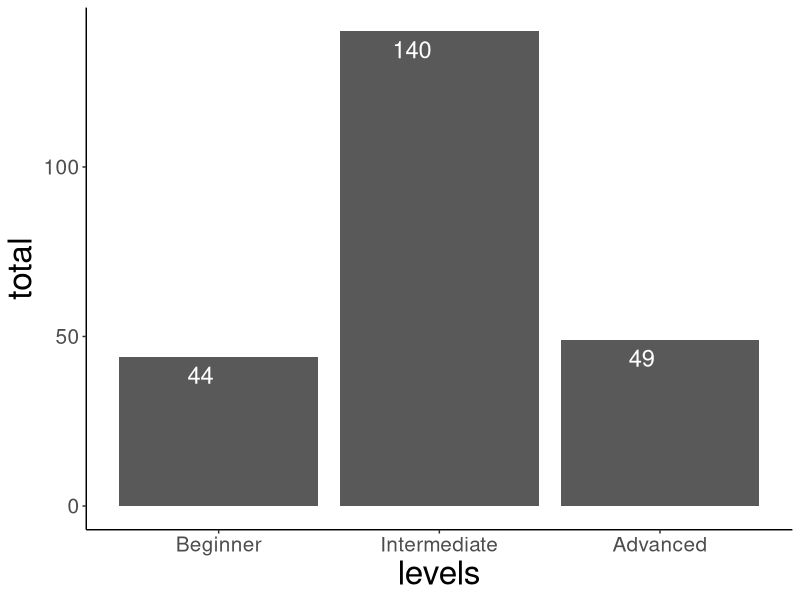
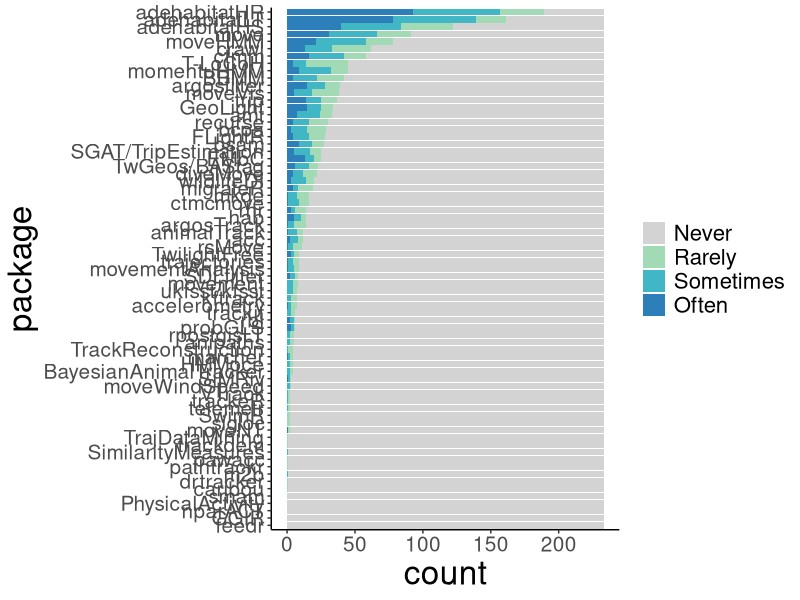
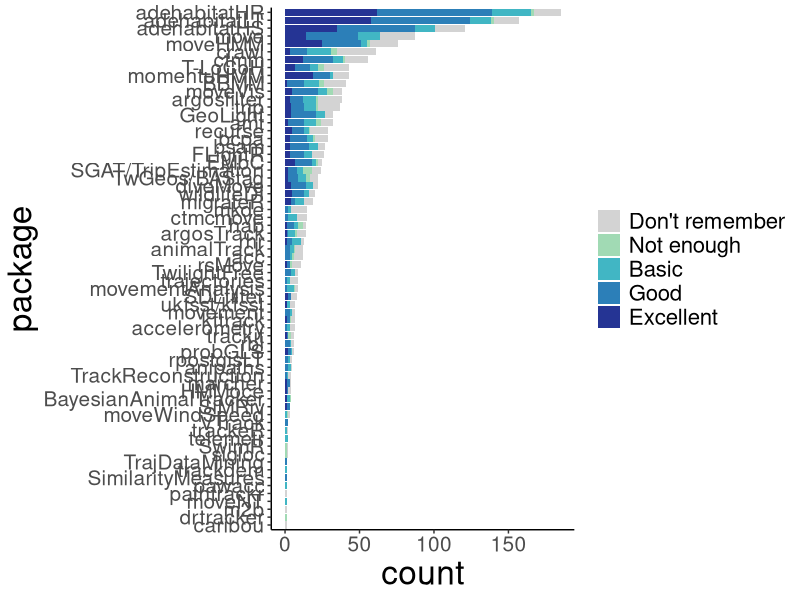
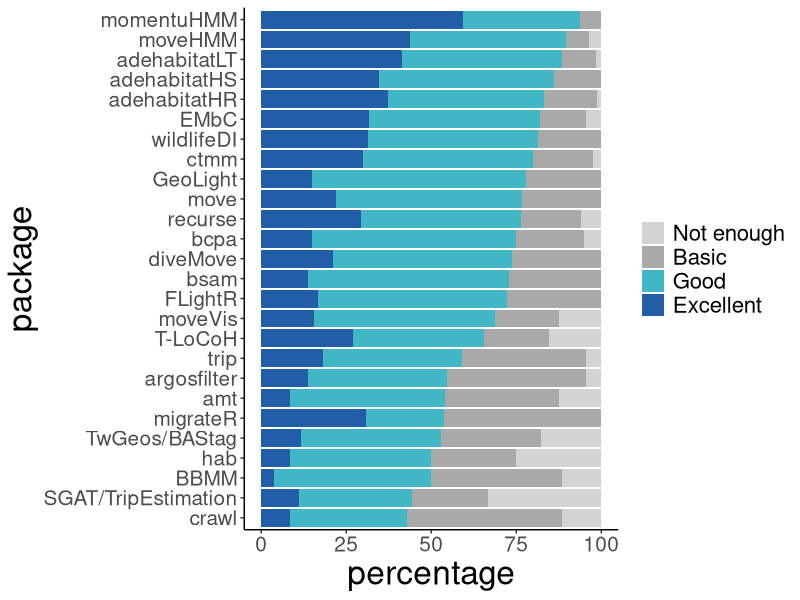
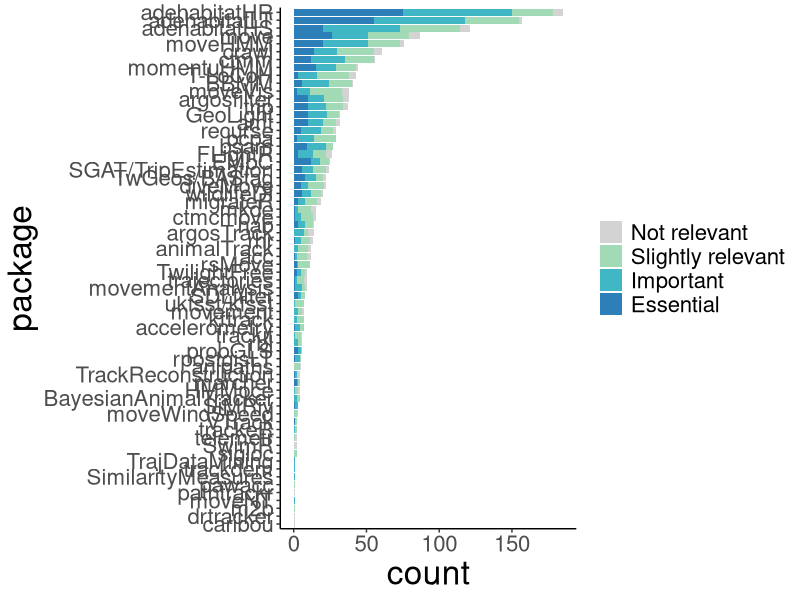
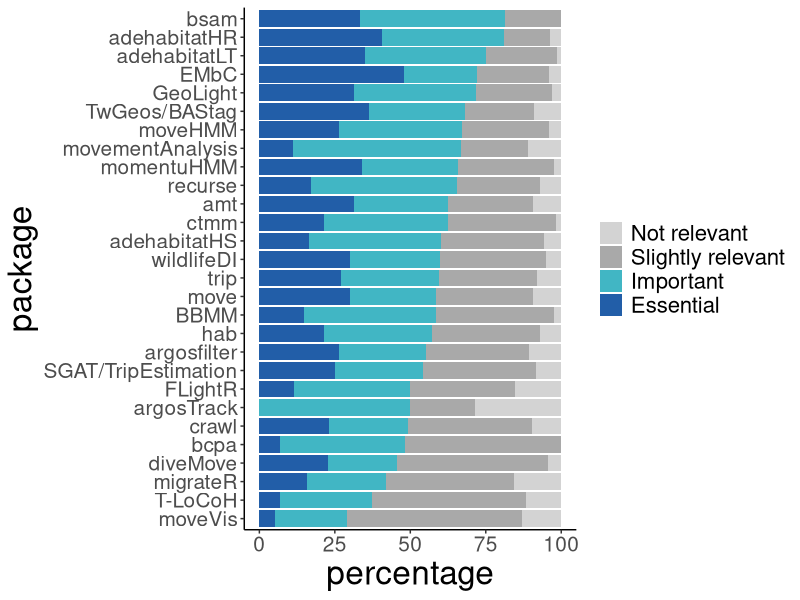
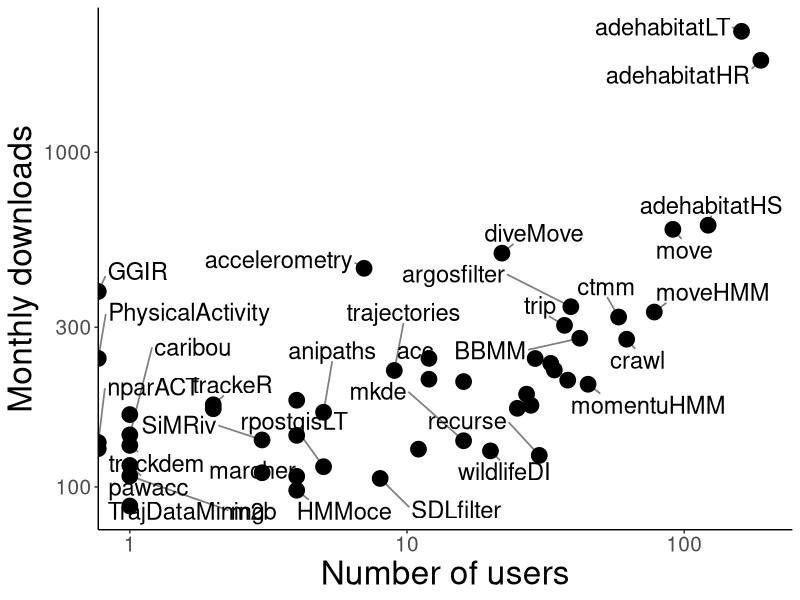

R code for these plots, in order:
## ---- chunk 1
knitr::opts_chunk$set(echo = TRUE)
## ---- chunk 2
knitr::opts_chunk$set(echo = TRUE,fig.width=16, fig.height=10)
library(tidyverse)
library(ggplot2)
library(ggrepel)
library(dplyr)
library(reshape)
library(RColorBrewer)
library(kableExtra)
setwd('~/r_programs/RmovementPaperRep/SurveyPosts')
data <- read.csv("survey_responses_20190130.csv",stringsAsFactors = FALSE) 
data_all <- data %>% 
  filter(completion == 100)

packages <- read_csv('packages_survey_names.csv')
## ---- chunk 3
#knitr::opts_chunk$set(echo = TRUE,fig.width=16, fig.height=8)

### 4. R user
data_question <- data_all[,grep("q4", colnames(data_all))]
categories <- c("Beginner","Intermediate","Advanced")
data_question <- factor(unlist(lapply(strsplit(data_question,'\\:'),'[[',1)),levels=categories)
use_counts <- as.numeric(table(data_question))
prop <- round(as.numeric(prop.table(table(data_question)))*100,1)
use_counts<-data.frame(levels=categories,total=use_counts)
use_counts$levels <- factor(as.character(use_counts$levels),levels=categories)
ggplot(data=use_counts,aes(x=levels,y=total)) + geom_bar(stat="identity", position=position_dodge()) +
  geom_text(aes(label=total), size=6.0, vjust=1.5, hjust=1.2, color="white",
            position = position_dodge(0.9)) +  theme_classic() +
            theme(axis.text.y = element_text( hjust = 1,vjust=0.5),
                  axis.title =element_text(size=24),
                  axis.text =element_text(size=15))

## ---- chunk 4
data_question <- data_all[,grep("q1", colnames(data_all))]
colnames(data_question) <- t(packages)
# I'm dropping trajr that was added in the end and only got 1 response
data_question <- data_question[,-grep("trajr",colnames(data_question))]
packages_new <- packages[-which(packages=="trajr"),]

categories <- c("Never","Rarely","Sometimes","Often")
use_counts <- t(sapply(1:ncol(data_question),function(x){
  data_line <- factor(data_question[,x],levels=categories)
  count_p_use <- as.numeric(table(data_line))
  return(count_p_use)
}))
use_counts<-data.frame(use_counts)
colnames(use_counts) <- categories
rownames(use_counts) <- t(packages_new)
use_counts$package<-row.names(use_counts)

df1<-melt(use_counts,id.vars='package',variable_name='response')
g<-unlist(by(df1, df1$package, function(x) sum(x$value[x$response!='Never'])))

df1$package<-factor(df1$package,levels=names(sort(g,decreasing=F)))
color.pallete<-brewer.pal(5,'YlGnBu')
color.pallete[1]<-'lightgray'
 ggplot(data=df1) + geom_col(aes(x=package, y=value,fill=response)) + ylab('count') +coord_flip() + scale_fill_manual(values=color.pallete) + theme_classic()+
  theme(axis.text.y = element_text( hjust = 1,vjust=0.5),
        axis.title =element_text(size=24),
        axis.text =element_text(size=15),
        legend.text=element_text(size=16),
        legend.title=element_blank())

## ---- chunk 5
kable(use_counts[,1:length(categories)]) %>%
  kable_styling(bootstrap_options = c("striped", "hover", "condensed", "responsive"))
## ---- chunk 6
data_question <- data_all[,grep("q2", colnames(data_all))]
colnames(data_question) <- t(packages)
# I'm dropping trajr that was added in the end and only got 1 response
data_question <- data_question[,-grep("trajr",colnames(data_question))]
packages_new <- packages[-which(packages=="trajr"),]

categories <- c("Not enough","Basic","Good","Excellent", "Don't remember")
use_counts <- t(sapply(1:ncol(data_question),function(x){
  data_line <- factor(data_question[,x],levels=categories)
  count_p_use <- as.numeric(table(data_line))
  return(count_p_use)
}))
use_counts<-data.frame(use_counts)
colnames(use_counts) <- categories
rownames(use_counts) <- t(packages_new)
total_package <- rowSums(use_counts)
use_counts$package<-row.names(use_counts)
use_counts <- use_counts[total_package > 0,]

df1<-melt(use_counts,id.vars='package',variable_name='response')

g<-unlist(by(df1, df1$package, function(x) sum(x$value)))

color.pallete<-brewer.pal(5,'YlGnBu')
color.pallete[1]<-'lightgray'
df1$package<-factor(df1$package,levels=names(sort(g,decreasing=F)))
df1$response<-factor(df1$response,levels=rev(c('Excellent','Good','Basic','Not enough',"Don't remember")))
plot_use <- ggplot(data=df1) + geom_col(aes(x=package, y=value,fill=response)) + ylab('count') +coord_flip() + 
scale_fill_manual(values=color.pallete) +theme_classic() +
  theme(axis.text.y = element_text( hjust = 1,vjust=0.5),
        axis.title =element_text(size=24),
        axis.text =element_text(size=15),
        legend.text=element_text(size=16),
        legend.title=element_blank())
plot_use
## ---- chunk 7
df2<-use_counts[,c("Not enough","Basic","Good","Excellent")]

use_per<-df2/apply(df2,1,sum)*100
use_per$good_excellent<-signif(apply(use_per[,c('Good','Excellent')],1,sum),4)
use_per$counts<-apply(df2[,c('Good','Excellent')],1,sum)
## ---- chunk 8

package_levels<-row.names(use_per[order(use_per$good_excellent,use_per$Excellent, use_per$Good),])

use_per2<-use_per
use_per2[is.na(use_per2)]<-0
use_per2$package<-row.names(use_per2)
use_per2<-subset(use_per2,counts>5)
df1<-melt(subset(use_per2,select=-c(good_excellent,counts)),id.vars='package',variable_name='response')
df1$package<-factor(df1$package, levels=package_levels)


#df1$package<-factor(df1$package,levels=names(sort(g,decreasing=F)))
df1$response<-factor(df1$response,levels=rev(c('Excellent','Good','Basic','Not enough')))
color.pallete<-brewer.pal(4,'YlGnBu')
color.pallete[1:2]<-c('lightgray','darkgray')
#color.pallete[1]<-c('lightgray')
ggplot(data=df1) + geom_col(aes(x=package, y=value,fill=response))  + ylab('percentage') +coord_flip() + 
  scale_fill_manual(values=color.pallete) +theme_classic() +
  theme(axis.text.y = element_text( hjust = 1,vjust=0.5),
        axis.title =element_text(size=24),
        axis.text =element_text(size=15),
        legend.text=element_text(size=16),
        legend.title=element_blank())
## ---- chunk 9
kable(use_counts[,1:length(categories)])%>%
  kable_styling(bootstrap_options = c("striped", "hover", "condensed", "responsive"))
## ---- chunk 10
data_question <- data_all[,grep("q3", colnames(data_all))]
colnames(data_question) <- t(packages)
# I'm dropping trajr that was added in the end and only got 1 response
data_question <- data_question[,-grep("trajr",colnames(data_question))]
packages_new <- packages[-which(packages=="trajr"),]

categories <- c("Not relevant","Slightly relevant","Important","Essential")
use_counts <- t(sapply(1:ncol(data_question),function(x){
  data_line <- factor(data_question[,x],levels=categories)
  count_p_use <- as.numeric(table(data_line))
  return(count_p_use)
}))
use_counts<-data.frame(use_counts)
colnames(use_counts) <- categories
rownames(use_counts) <- t(packages_new)
total_package <- rowSums(use_counts)
use_counts$package<-row.names(use_counts)
use_counts <- use_counts[total_package > 0,]

df1<-melt(use_counts,id.vars='package',variable_name='response')

g<-unlist(by(df1, df1$package, function(x) sum(x$value)))

color.pallete<-brewer.pal(5,'YlGnBu')
color.pallete[1]<-'lightgray'
df1$package<-factor(df1$package,levels=names(sort(g,decreasing=F)))

df1$response<-factor(df1$response,levels=rev(c('Essential','Important','Slightly relevant','Not relevant')))
ggplot(data=df1) + geom_col(aes(x=package, y=value,fill=response)) + 
  ylab('count') +coord_flip() + 
  scale_fill_manual(values=color.pallete) +theme_classic() +
  theme(axis.text.y = element_text( hjust = 1,vjust=0.5),
        axis.title =element_text(size=24),
        axis.text =element_text(size=16),
        legend.text=element_text(size=16),
        legend.title=element_blank())

## ---- chunk 11
df2<-use_counts[,c("Not relevant","Slightly relevant","Important","Essential")]

use_per<-df2/apply(df2,1,sum)*100
use_per$good_excellent<-signif(apply(use_per[,c('Important','Essential')],1,sum),4)
use_per$counts<-apply(df2[,c('Important','Essential')],1,sum)
## ---- chunk 12

package_levels<-row.names(use_per[order(use_per$good_excellent,use_per$Essential, use_per$Important),])

use_per2<-use_per
use_per2[is.na(use_per2)]<-0
use_per2$package<-row.names(use_per2)
use_per2<-subset(use_per2,counts>5)
df1<-melt(subset(use_per2,select=-c(good_excellent,counts)),id.vars='package',variable_name='response')
df1$package<-factor(df1$package, levels=package_levels)
df1$response<-factor(df1$response,levels=c("Not relevant","Slightly relevant","Important","Essential"))
color.pallete<-brewer.pal(4,'YlGnBu')
color.pallete[1:2]<-c('lightgray','darkgray')
#color.pallete[1]<-c('lightgray')
ggplot(data=df1) + geom_col(aes(x=package, y=value,fill=response)) + 
  ylab('percentage') +coord_flip() + 
  scale_fill_manual(values=color.pallete) +theme_classic() +
  theme(axis.text.y = element_text( hjust = 1,vjust=0.5),
        axis.title =element_text(size=24),
        axis.text =element_text(size=15),
        legend.text=element_text(size=16),
        legend.title=element_blank())
## ---- chunk 13
kable(use_counts[,1:length(categories)])%>%
  kable_styling(bootstrap_options = c("striped", "hover", "condensed", "responsive"))
## ---- chunk 14
data_question <- data_all[,grep("q1", colnames(data_all))]
colnames(data_question) <- t(packages)
# I'm dropping trajr that was added in the end and only got 1 response
data_question <- data_question[,-grep("trajr",colnames(data_question))]
packages_new <- packages[-which(packages=="trajr"),]
categories <- c("Never","Rarely","Sometimes","Often")
use_counts <- t(sapply(1:ncol(data_question),function(x){
  data_line <- factor(data_question[,x],levels=categories)
  count_p_use <- as.numeric(table(data_line))
  return(count_p_use)
}))
use_counts<-data.frame(use_counts)
colnames(use_counts) <- categories
rownames(use_counts) <- t(packages_new)
# total_package <- rowSums(use_counts)
use_counts$Package<-row.names(use_counts)
use_counts <- use_counts %>% 
  mutate(users = Rarely + Sometimes + Often)

# 
# matrix_all <- read.csv("Survey_Processed.csv")
# names(matrix_all) <- c("package",names(matrix_all)[2:ncol(matrix_all)])

funciones <- read.csv("RmovementPackagesMetadata-20180904.csv")
matrix_fun <- left_join(use_counts,funciones)
matrix_fun <- matrix_fun[(!is.na(matrix_fun$monthly.downloads)),]
# discarding the packages we did not get users from:
# matrix_fun_2 <- matrix_fun[matrix_fun$users > 0,] # missing: "GGIR"             "nparACT"          "PhysicalActivity" "smam"
# matrix_fun_3 <- matrix_fun[matrix_fun$Use_Counts >= 10,]

ggplot(matrix_fun,aes(x=users, y=monthly.downloads)) +
  geom_point(size=5) +
  xlab('Number of users') + ylab("Monthly downloads") +
  geom_text_repel(label=matrix_fun$Package,  segment.size=0.6,force=3,segment.alpha=.5,hjust=0,box.padding=0.5,min.segment.length=.1,size=6, direction = "both") +
  scale_x_continuous(trans='log10')+
  scale_y_continuous(trans='log10') +theme_classic() +
  theme(axis.text.y = element_text( hjust = 1,vjust=0.5),
        axis.title =element_text(size=24),
        axis.text =element_text(size=15))
# cor(matrix_fun$users,matrix_fun$monthly.downloads,use="pairwise.complete.obs")
# cor(matrix_fun_2$users,matrix_fun_2$monthly.downloads,use="pairwise.complete.obs")
